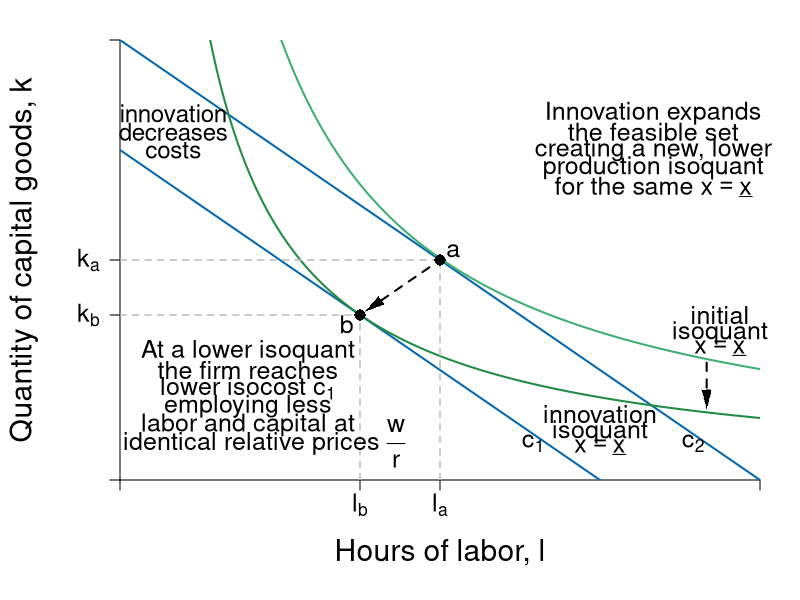

Write R code to recreate this figure.
require(shape)
pdf(file = "specprodexch/tech_change_isoquant.pdf", width = 8, height = 8)

#Set parameters for graphics
pointsize <- 1.8
axislabelsize <- 1.8
labelsize <- 1.5
namesize <- 1.8
annotatesize <- 1.5
graphlinewidth <- 2
segmentlinewidth <- 1.5

COL <- c("#7fc97f", "#beaed4", "#fdc086", "#ffff99", "#386cb0", "#f0027f", "#bf5b17", "#666666")
COLA <- c("#99d8c9","#66c2a4","#41ae76", "#238b45", "#005824")
COLB <- c("#4eb3d3", "#2b8cbe", "#0868ac","#084081")

#Edited the margins to cater for the larger LHS labels
par(mar =  c(6, 6, 2, 2))

isocost <- function(l, c = 10, w = 1, r = 1) {
  c - (w/r)*l
}


isoquant <- function(l, alpha = 0.5, x = 5, A = 1) {
  (x / (A*l^alpha))^(1/(1 - alpha))
}


xlims <- c(0, 12)
ylims <- c(0, 12)

npts <- 501 
x <- seq(xlims[1], xlims[2], length.out = npts)
y <- seq(ylims[1], ylims[2], length.out = npts) 
a <- c(13, 16.75, 19.25)

plot(0, 0, xlim = xlims, ylim = ylims, type = "n",
     xlab = expression(paste("")),
     ylab = expression(paste("")), 
     xaxt = "n", 
     yaxt = "n", 
     cex.lab = axislabelsize, 
     bty = "n",
     xaxs="i", 
     yaxs="i")

# ticksy <- seq(from = ylims[1], to = ylims[2], by = 1)
# ylabels <- seq(from = ylims[1], to = ylims[2], by = 1)
# ticksx <- seq(from = xlims[1], to = xlims[2], by = 1)
# xlabels <- seq(from = xlims[1], to = xlims[2], by = 1)
ticksy <- c(0, 4.5, 6 , ylims[2])
ylabels <- c(NA, expression(paste(k[b])), expression(paste(k[a])), NA)
ticksx <- c(0, 4.5, 6, xlims[2])
xlabels <- c(NA, expression(paste(l[b])), expression(paste(l[a])), NA)




axis(1, at = ticksx, pos = 0, labels = xlabels, cex.axis = labelsize)
axis(2, at = ticksy, pos = 0, labels = ylabels, las = 1, cex.axis = labelsize)

npts <- 500 
xx1 <- seq(xlims[1], xlims[2], length.out = npts)

#lines(xx1, bcA(xx1, w = 10, p = 1.5), col = COLB[3], lwd = graphlinewidth)
#lines(xx1, isocost(xx1, c = 10, w = 1, r = 1), col = COLB[3], lwd = graphlinewidth)
lines(xx1, isocost(xx1, c = 9, w = 1, r = 1), col = COLB[3], lwd = graphlinewidth)
lines(xx1, isocost(xx1, c = 12, w = 1, r = 1), col = COLB[3], lwd = graphlinewidth)
lines(xx1, isoquant(xx1, x = 5, alpha = 0.5, A = 0.83), col = COLA[3], lwd = graphlinewidth)
lines(xx1, isoquant(xx1, x = 5, alpha = 0.5, A = 1.11), col = COLA[4], lwd = graphlinewidth)

#Label the axes
mtext(expression(paste("Hours of labor, ", l)), side=1, line = 3.5, cex = axislabelsize)
text(-1.8, 0.5*ylims[2], expression(paste("Quantity of capital goods, ", k)), xpd = TRUE, cex = axislabelsize, srt = 90) 

#Label the isoquant curve
text(11.25, 4.5, expression("initial"), cex = labelsize, xpd = TRUE)
text(11.25, 4, expression("isoquant"), cex = labelsize, xpd = TRUE)
text(11.25, 3.6, expression(paste(x == underline(x))), cex = labelsize, xpd = TRUE)
Arrows(11, 3.2, 11, 2.2, col = "black", lty = 2, lwd = 2, arr.type = "triangle", arr.lwd = 0.5)
text(9, 1.8, expression("innovation"), cex = labelsize, xpd = TRUE)
text(9, 1.3, expression("isoquant"), cex = labelsize, xpd = TRUE)
text(9, 0.9, expression(paste(x == underline(x))), cex = labelsize, xpd = TRUE)

#Label the price lines
text(7.75, 1, expression(paste(c[1])), cex = labelsize)
text(10.75, 1, expression(paste(c[2])), cex = labelsize)

#Label a
segments(0, 6, 6, 6, lty = 2, col = "gray" , lwd = segmentlinewidth)
segments(6, 0, 6, 6, lty = 2, col = "gray" , lwd = segmentlinewidth)
points(6, 6, pch = 16, col = "black", cex = 1.5)
text(6.25, 6.25, expression(paste(a)), cex = labelsize)

#Label b
segments(0, 4.5, 4.5, 4.5, lty = 2, col = "gray" , lwd = segmentlinewidth)
segments(4.5, 0, 4.5, 4.5, lty = 2, col = "gray" , lwd = segmentlinewidth)
points(4.5, 4.5, pch = 16, col = "black", cex = 1.5)
text(4.25, 4.25, expression(paste(b)), cex = labelsize)
Arrows(5.8, 5.8, 4.75, 4.75, col = "black", lty = 2, lwd = 2, arr.type = "triangle", arr.lwd = 0.5)


#Add mrs = mrt at i
# text(5, 10.25, expression(paste(trs(l,k) == mrt(l,k))), cex = labelsize)
# text(5, 9.25, expression(paste(frac(mp[l], mp[k]) == frac(w,r))), cex = labelsize)
# Arrows(5, 8.5, 5, 5.5, col = "black", lty = 1, lwd = 2, arr.type = "triangle", arr.lwd = 0.5)

#New tech cost min
#points(4, isoquant(l = 4, A = 1.25), pch = 16, col = "black", cex = 1.5)

text(1, 10, expression("innovation"), cex = labelsize -0.05, xpd = TRUE)
text(1, 9.5, expression("decreases"), cex = labelsize-0.05, xpd = TRUE)
text(1, 9, expression("costs"), cex = labelsize-0.05, xpd = TRUE)


text(10, 10, expression("Innovation expands"), cex = labelsize, xpd = TRUE)
text(10, 9.5, expression("the feasible set"), cex = labelsize, xpd = TRUE)
text(10, 9, expression("creating a new, lower"), cex = labelsize, xpd = TRUE)
text(10, 8.5, expression("production isoquant"), cex = labelsize, xpd = TRUE)
text(10, 8, expression(paste("for the same ", x == underline(x))), cex = labelsize, xpd = TRUE)

#Arrows(1.85, 10.1, 1.85, 7.5, col = "black", lty = 2, lwd = 2, arr.type = "triangle", arr.lwd = 0.5)

text(2.4, 3.5, expression("At a lower isoquant"), cex = labelsize, xpd = TRUE)
text(2.4, 3, expression("the firm reaches"), cex = labelsize, xpd = TRUE)
text(2.4, 2.5, expression(paste("lower isocost ", c[1])), cex = labelsize, xpd = TRUE)
text(2.4, 2, expression("employing less"), cex = labelsize, xpd = TRUE)
text(2.4, 1.5, expression(paste("labor and capital at")), cex = labelsize, xpd = TRUE)
text(2.7, 1, expression(paste("identical relative prices ", frac(w,r))), cex = labelsize, xpd = TRUE)


#text(9, 5.9, expression(paste(b)), cex = labelsize)
#text(10.5, 7.775, expression(paste(c)), cex = labelsize)

dev.off()
